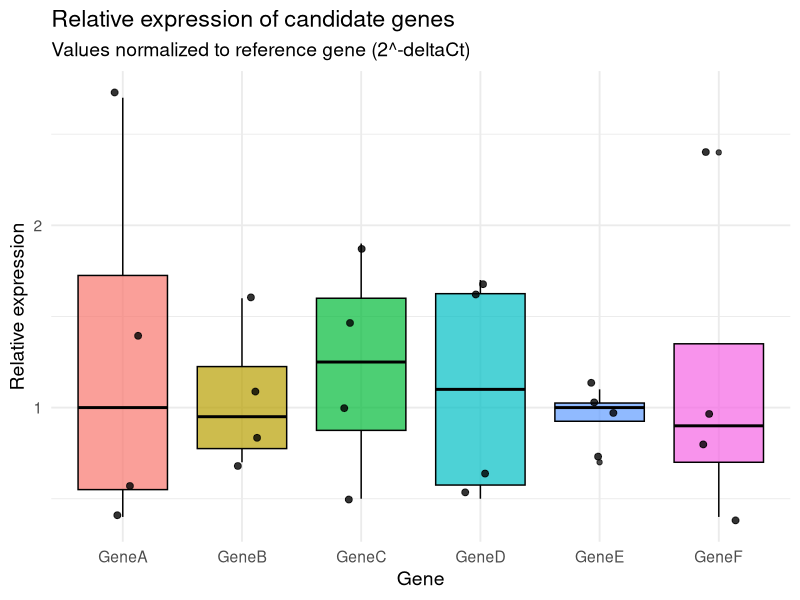
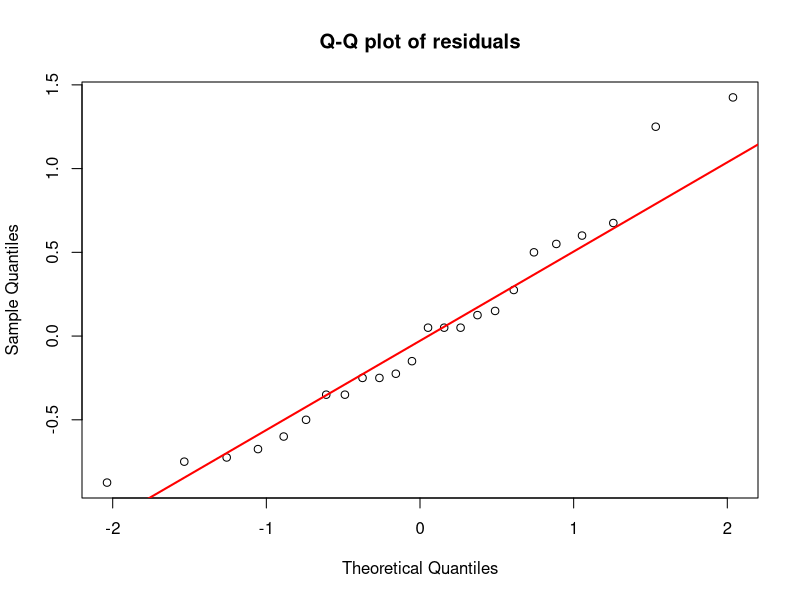
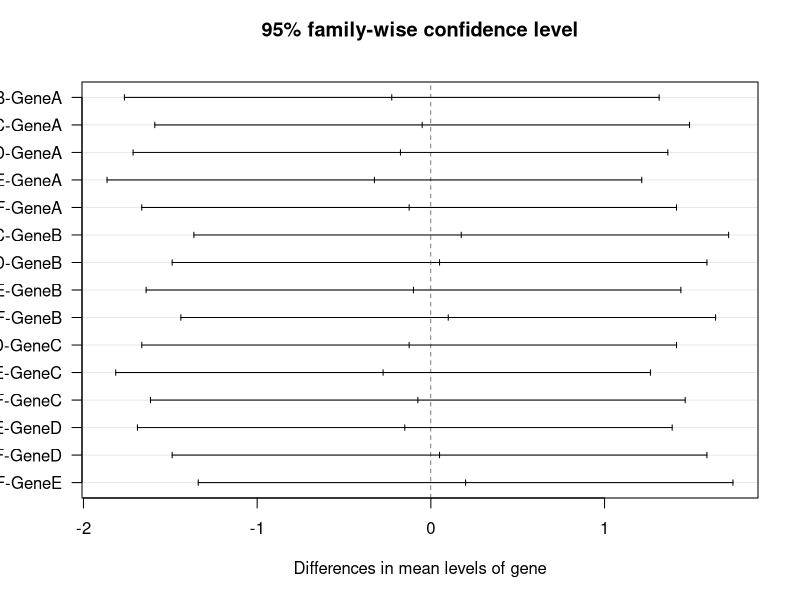

Source code (R) for these figures, in order:
# =============================================================================
# Script: 05_anova_gene_expression.R
# Author: Isis Sebastião
# Description: One-way ANOVA and non-parametric alternative (Kruskal-Wallis)
#              applied to relative gene expression data (e.g., from qRT-PCR).
#              Includes assumption testing (normality, homogeneity of variance)
#              and post-hoc analysis (Tukey HSD).
#
# Biological context: comparing relative expression of 6 candidate genes
#              across treatment groups — a common step in validating
#              RNA-seq differential expression results.
# =============================================================================

# --- 0. Dependencies ---------------------------------------------------------

# install.packages("car")
# install.packages("ggplot2")
library(car)
library(ggplot2)

# --- 1. Input data -----------------------------------------------------------

# Relative expression values from qRT-PCR (3-4 biological replicates per gene)
# Values represent 2^(-deltaCt) normalized to reference gene
genes_expr <- data.frame(
  gene = rep(c("GeneA", "GeneB", "GeneC", "GeneD", "GeneE", "GeneF"), each = 4),
  expression = c(
    2.7, 0.4, 0.6, 1.4,   # GeneA
    1.6, 1.1, 0.7, 0.8,   # GeneB
    1.9, 1.5, 0.5, 1.0,   # GeneC
    1.7, 1.6, 0.5, 0.6,   # GeneD
    0.7, 1.1, 1.0, 1.0,   # GeneE
    2.4, 1.0, 0.8, 0.4    # GeneF
  )
)

# Convert gene to factor (required for ANOVA)
genes_expr$gene <- factor(genes_expr$gene)

# --- 2. Exploratory visualization --------------------------------------------

ggplot(genes_expr, aes(x = gene, y = expression, fill = gene)) +
  geom_boxplot(alpha = 0.7, color = "black") +
  geom_jitter(width = 0.15, alpha = 0.8, size = 2) +
  labs(
    title = "Relative expression of candidate genes",
    subtitle = "Values normalized to reference gene (2^-deltaCt)",
    x = "Gene",
    y = "Relative expression"
  ) +
  theme_minimal(base_size = 14) +
  theme(legend.position = "none")

# --- 3. One-way ANOVA --------------------------------------------------------

anova_result <- aov(expression ~ gene, data = genes_expr)
summary(anova_result)

# Interpretation:
# If p < 0.05, at least one gene differs significantly from the others.
# The ANOVA does NOT tell you which genes differ — use Tukey HSD for that.

# --- 4. Assumption testing ---------------------------------------------------

# 4a. Normality of residuals (Shapiro-Wilk test)
residuals_anova <- residuals(anova_result)
shapiro_result  <- shapiro.test(residuals_anova)
print(shapiro_result)
# H0: residuals are normally distributed
# If p > 0.05, normality is not rejected

# Q-Q plot to visually assess normality
qqnorm(residuals_anova, main = "Q-Q plot of residuals")
qqline(residuals_anova, col = "red", lwd = 2)

# 4b. Homogeneity of variances (Levene's test)
levene_result <- leveneTest(expression ~ gene, data = genes_expr)
print(levene_result)
# H0: variances are equal across groups
# If p > 0.05, homogeneity of variance is not rejected

# --- 5. Decision: ANOVA or Kruskal-Wallis ------------------------------------

normality_ok <- shapiro_result$p.value > 0.05
homogeneity_ok <- levene_result$`Pr(>F)`[1] > 0.05

if (normality_ok & homogeneity_ok) {

  cat("\n✅ Assumptions met: using parametric ANOVA\n\n")
  print(summary(anova_result))

  # Post-hoc: Tukey HSD — identifies which gene pairs differ significantly
  tukey_result <- TukeyHSD(anova_result)
  print(tukey_result)
  plot(tukey_result, las = 1)

} else {

  cat("\n⚠️ Assumptions not met: using non-parametric Kruskal-Wallis\n\n")
  kruskal_result <- kruskal.test(expression ~ gene, data = genes_expr)
  print(kruskal_result)

  # Post-hoc for Kruskal-Wallis: pairwise Wilcoxon with correction
  pairwise.wilcox.test(genes_expr$expression, genes_expr$gene,
                       p.adjust.method = "BH")
}

# --- 6. Notes ----------------------------------------------------------------

# This workflow is analogous to comparing expression across accessions
# in pangenome studies — where expression variation between genotypes
# needs to be statistically assessed before being attributed to
# structural genomic differences (e.g., PAV — presence/absence variation).
